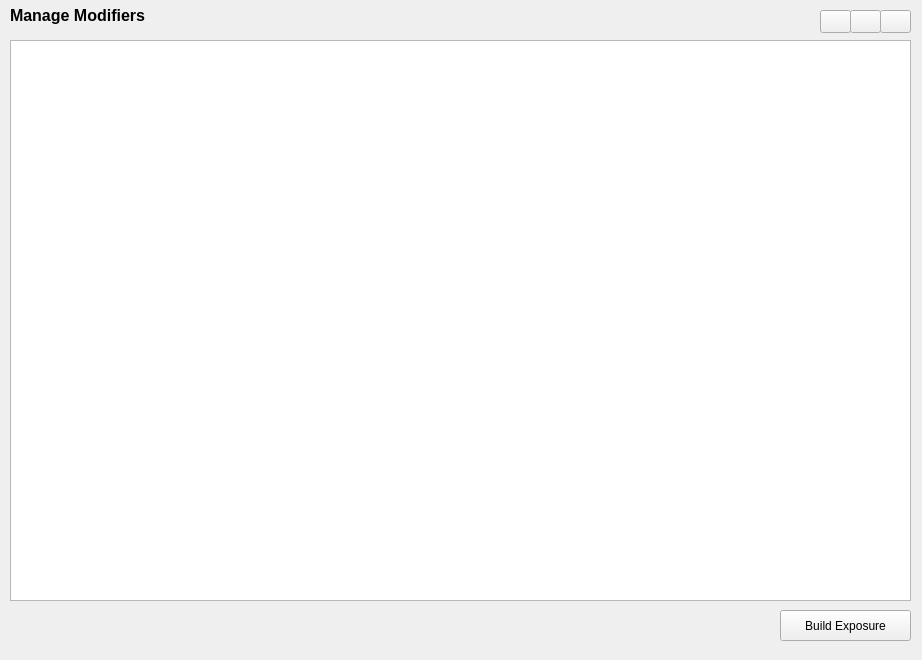
<?xml version="1.0" encoding="UTF-8"?>
<ui version="4.0">
 <class>widgetSecondaryModifier</class>
 <widget class="QWidget" name="widgetSecondaryModifier">
  <property name="geometry">
   <rect>
    <x>0</x>
    <y>0</y>
    <width>922</width>
    <height>660</height>
   </rect>
  </property>
  <property name="windowTitle">
   <string>Form</string>
  </property>
  <widget class="QPushButton" name="btn_build_exposure">
   <property name="geometry">
    <rect>
     <x>780</x>
     <y>610</y>
     <width>131</width>
     <height>31</height>
    </rect>
   </property>
   <property name="text">
    <string>Build Exposure</string>
   </property>
  </widget>
  <widget class="QTableView" name="table_mod">
   <property name="geometry">
    <rect>
     <x>10</x>
     <y>40</y>
     <width>901</width>
     <height>561</height>
    </rect>
   </property>
   <attribute name="verticalHeaderVisible">
    <bool>false</bool>
   </attribute>
   <attribute name="verticalHeaderDefaultSectionSize">
    <number>0</number>
   </attribute>
  </widget>
  <widget class="QLabel" name="lb_panel_title">
   <property name="geometry">
    <rect>
     <x>10</x>
     <y>0</y>
     <width>701</width>
     <height>31</height>
    </rect>
   </property>
   <property name="font">
    <font>
     <pointsize>12</pointsize>
     <weight>75</weight>
     <bold>true</bold>
    </font>
   </property>
   <property name="text">
    <string>Manage Modifiers</string>
   </property>
  </widget>
  <widget class="QWidget" name="widget_buttons" native="true">
   <property name="geometry">
    <rect>
     <x>730</x>
     <y>10</y>
     <width>181</width>
     <height>31</height>
    </rect>
   </property>
   <widget class="QPushButton" name="btn_del_mod">
    <property name="geometry">
     <rect>
      <x>120</x>
      <y>0</y>
      <width>31</width>
      <height>23</height>
     </rect>
    </property>
    <property name="toolTip">
     <string>Delete Selected Modifier</string>
    </property>
    <property name="text">
     <string/>
    </property>
    <property name="icon">
     <iconset resource="resources/SIDDResource.qrc">
      <normaloff>:/imgs/icons/minus.png</normaloff>:/imgs/icons/minus.png</iconset>
    </property>
   </widget>
   <widget class="QPushButton" name="btn_edit_mod">
    <property name="geometry">
     <rect>
      <x>150</x>
      <y>0</y>
      <width>31</width>
      <height>23</height>
     </rect>
    </property>
    <property name="toolTip">
     <string>Edit Selected Modifier</string>
    </property>
    <property name="text">
     <string/>
    </property>
    <property name="icon">
     <iconset resource="resources/SIDDResource.qrc">
      <normaloff>:/imgs/icons/edit.png</normaloff>:/imgs/icons/edit.png</iconset>
    </property>
   </widget>
   <widget class="QPushButton" name="btn_add_mod">
    <property name="geometry">
     <rect>
      <x>90</x>
      <y>0</y>
      <width>31</width>
      <height>23</height>
     </rect>
    </property>
    <property name="toolTip">
     <string>Add Modifier</string>
    </property>
    <property name="text">
     <string/>
    </property>
    <property name="icon">
     <iconset resource="resources/SIDDResource.qrc">
      <normaloff>:/imgs/icons/add.png</normaloff>:/imgs/icons/add.png</iconset>
    </property>
   </widget>
  </widget>
 </widget>
 <resources>
  <include location="resources/SIDDResource.qrc"/>
 </resources>
 <connections/>
 <slots>
  <slot>addModifier()</slot>
  <slot>deleteModifier()</slot>
  <slot>editModifier()</slot>
  <slot>applyMS()</slot>
 </slots>
</ui>
